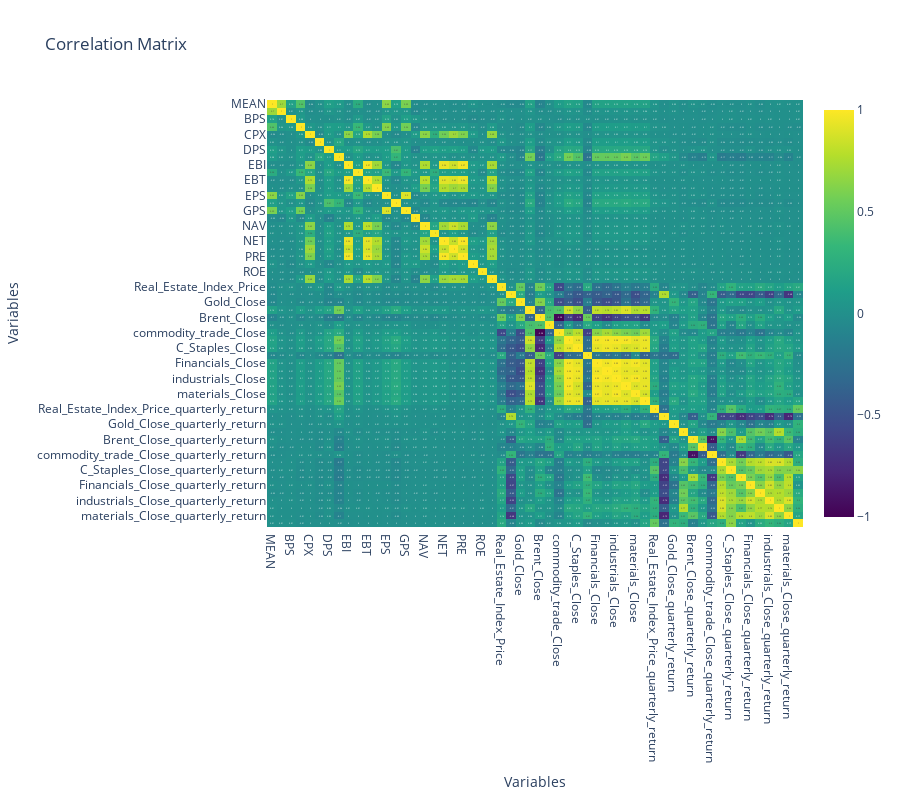

Notebook code cell kept with this figure:
### Code cell
corr = x_values.corr()

fig = go.Figure(data=go.Heatmap(
                   z=corr.values,
                   x=corr.columns,
                   y=corr.columns,
                   text=corr.round(2).values,
                   texttemplate="%{text}",
                   colorscale='Viridis',
                   zmin=-1, zmax=1))

# Update the layout
fig.update_layout(
    title='Correlation Matrix',
    xaxis_title="Variables",
    yaxis_title="Variables",
    xaxis=dict(side='bottom'),
    yaxis=dict(autorange='reversed'),
    width=900,  # or any width you desire
    height=800,  # or any height you desire
)

### Figure 1 — Plotly figure (JSON) as saved in the notebook; plotly's stock layout.template omitted (floating-point values rounded to 4 significant figures; data arrays with more than 128 entries replaced by an {"elided": "..."} marker saying what was removed)
{"data": [{"colorscale": [[0, "#440154"], [0.1111, "#482878"], [0.2222, "#3e4989"], [0.3333, "#31688e"], [0.4444, "#26828e"], [0.5556, "#1f9e89"], [0.6667, "#35b779"], [0.7778, "#6ece58"], [0.8889, "#b5de2b"], [1, "#fde725"]], "text": {"elided": "56x56 float values"}, "texttemplate": "%{text}", "type": "heatmap", "x": ["MEAN", "STDEV", "BPS", "CPS", "CPX", "CSH", "DPS", "EBG", "EBI", "EBS", "EBT", "ENT", "EPS", "FFO", "GPS", "GRM", "NAV", "NDT", "NET", "OPR", "PRE", "ROA", "ROE", "SAL", "Real_Estate_Index_Price", "VIX_Close", "Gold_Close", "Three_Month_Yield", "Brent_Close", "Hrc_close", "commodity_trade_Close", "C_Discretionary_Close", "C_Staples_Close", "Energy_Close", "Financials_Close", "Health_care_Close", "industrials_Close", "information_Close", "materials_Close", "utilities_Close", "Real_Estate_Index_Price_quarterly_return", "VIX_Close_quarterly_return", "Gold_Close_quarterly_return", "Three_Month_Yield_quarterly_return", "Brent_Close_quarterly_return", "Hrc_close_quarterly_return", "commodity_trade_Close_quarterly_return", "C_Discretionary_Close_quarterly_return", "C_Staples_Close_quarterly_return", "Energy_Close_quarterly_return", "Financials_Close_quarterly_return", "Health_care_Close_quarterly_return", "industrials_Close_quarterly_return", "information_Close_quarterly_return", "materials_Close_quarterly_return", "utilities_Close_quarterly_return"], "y": ["MEAN", "STDEV", "BPS", "CPS", "CPX", "CSH", "DPS", "EBG", "EBI", "EBS", "EBT", "ENT", "EPS", "FFO", "GPS", "GRM", "NAV", "NDT", "NET", "OPR", "PRE", "ROA", "ROE", "SAL", "Real_Estate_Index_Price", "VIX_Close", "Gold_Close", "Three_Month_Yield", "Brent_Close", "Hrc_close", "commodity_trade_Close", "C_Discretionary_Close", "C_Staples_Close", "Energy_Close", "Financials_Close", "Health_care_Close", "industrials_Close", "information_Close", "materials_Close", "utilities_Close", "Real_Estate_Index_Price_quarterly_return", "VIX_Close_quarterly_return", "Gold_Close_quarterly_return", "Three_Month_Yield_quarterly_return", "Brent_Close_quarterly_return", "Hrc_close_quarterly_return", "commodity_trade_Close_quarterly_return", "C_Discretionary_Close_quarterly_return", "C_Staples_Close_quarterly_return", "Energy_Close_quarterly_return", "Financials_Close_quarterly_return", "Health_care_Close_quarterly_return", "industrials_Close_quarterly_return", "information_Close_quarterly_return", "materials_Close_quarterly_return", "utilities_Close_quarterly_return"], "z": {"elided": "56x56 float values"}, "zmax": 1, "zmin": -1}], "layout": {"height": 800, "title": {"text": "Correlation Matrix"}, "width": 900, "xaxis": {"side": "bottom", "title": {"text": "Variables"}}, "yaxis": {"autorange": "reversed", "title": {"text": "Variables"}}}}
